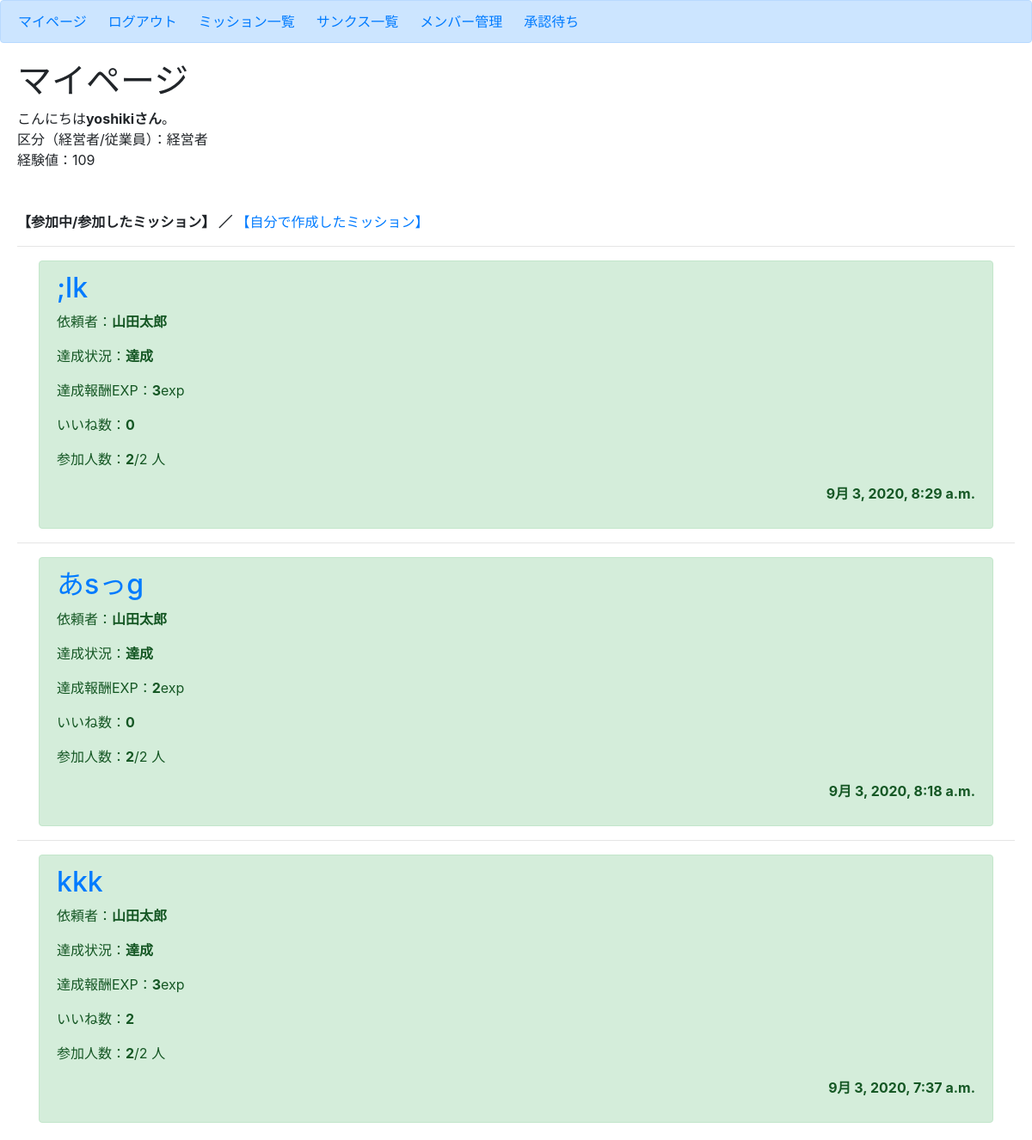
Page /join/ (signed in) on the committed database.
### user/models.py (models this page shows, shortened)
class Profile(models.Model):
    user = models.OneToOneField(User, on_delete=models.CASCADE)
    kubun = models.CharField(verbose_name='区分',
                             max_length=2,
                             choices=KUBUN_CHOICES,)
    exp_total = models.IntegerField(verbose_name='経験値', default=10)
    mission_create_count = models.IntegerField(default=0)  # ミッション作成回数
    my_success_count = models.IntegerField(default=0)      # 自ら作成したミッションの達成数
    join_count = models.IntegerField(default=0)            # ミッション参加回数
    team_success_count = models.IntegerField(default=0)    # 参加したミッションの達成回数
    thanks_count = models.IntegerField(default=0)          # 感謝した回数
    thanked_count = models.IntegerField(default=0)         # 感謝された回数

### mission/models.py (models this page shows, shortened)
class Mission(models.Model):
    author = models.ForeignKey(User, on_delete=models.CASCADE)
    title = models.CharField(max_length=100)
    content = models.TextField()
    date_posted = models.DateTimeField(default=timezone.now)
    mission_flg = models.IntegerField(choices=EXAMPLE_FLG, default=0)    # 達成状況(0:実践中 / 1:達成)
    cost_exp = models.IntegerField(default=3)                            # 作成時に消費されるポイント(使えていない)
    success_exp = models.IntegerField(default=0)                        # クリア報酬ポイント
    good_count = models.IntegerField(default=0)                          # いいね数
    participants = models.IntegerField(default=0)                        # 参加者数
    participants_limit = models.IntegerField(default=0)                  # 参加人数制限
    participants_list_text = models.CharField(max_length=200, default='')# 参加者リスト(文字列で保存)
    participants_list = models.ManyToManyField(Profile)                  # 参加者リスト(他対他)
    approval = models.IntegerField(choices=EXAMPLE_APPROVAL, default=0)  # 承認状況

### user/views.py (the view)
# urls.py: path('join/', views.join_list, name='join-list'),
def join_list(request):
    if request.user.is_authenticated:
        profiles = Profile.objects.filter(user__username=request.user.username)
        profile = profiles[0]
        my_missions = Mission.objects.filter(author=request.user)   # 自分が作成したミッション
        join_missions = profile.mission_set.all                     # 自分が参加したミッション
        contents = {
            "profile": profile,
            "my_missions": my_missions,
            "join_missions": join_missions,
        }
    else:
        contents = {}
    return render(request, 'user/join_list.html', contents)

### user/templates/user/join_list.html (shortened to what this page needs)
{% extends 'mission/base.html' %}
{% block body %}
    <head>
    </head>
    <h1>マイページ</h1>
    {% if user.is_authenticated %}
        こんにちは<b>{{ profile.user.username }}さん</b>。
        <br>
        区分（経営者/従業員）：{{ profile.get_kubun_display }}
        <br>
        経験値：{{ profile.exp_total }}
        <br>
        <br>
        <br>
        <b>【参加中/参加したミッション】 ／</b><a href="{% url 'expmain' %}"> 【自分で作成したミッション】</a>
        {% for mission in join_missions reversed  %}
            <hr>
            <div class='container'>
                <div class="alert alert-success" role="alert">
                    <h2 class="text-left"><a href="{% url 'mission-detail' mission.id %}">{{ mission.title }}</a></h2>
                    <p class="text-left">依頼者：<b>{{ mission.author }}</b></p>
                    <p class="text-left">達成状況：<b>{{ mission.get_mission_flg_display }}</b></p>
                    <p class="text-left">達成報酬EXP：<b>{{ mission.success_exp }}</b>exp</p>
                    <p class="text-left">いいね数：<b>{{ mission.good_count }}</b></p>
                    <p class="text-left">参加人数：<b>{{ mission.participants }}</b>/{{ mission.participants_limit }} 人</p>
                    <p class="text-right"><b>{{ mission.date_posted }}</b></p>
                </div>
            </div>
        {% empty %}
            <hr>
            <p>データがありません。</p>
        {% endfor %}
    {% else %}
        <h3>loginしてください。</h3>
    {% endif %}
{% endblock body %}

### rows in the picture
Profile: user.username "yoshiki", kubun "経営者", exp_total "109"
Mission: title ";lk", author "山田太郎", mission_flg "達成", success_exp "3", good_count "0", participants "2", participants_limit "2", date_posted "9月 3, 2020, 8:29 a.m."
Mission: title "あsっg", author "山田太郎", mission_flg "達成", success_exp "2", good_count "0", participants "2", participants_limit "2", date_posted "9月 3, 2020, 8:18 a.m."
Mission: title "kkk", author "山田太郎", mission_flg "達成", success_exp "3", good_count "2", participants "2", participants_limit "2", date_posted "9月 3, 2020, 7:37 a.m."
